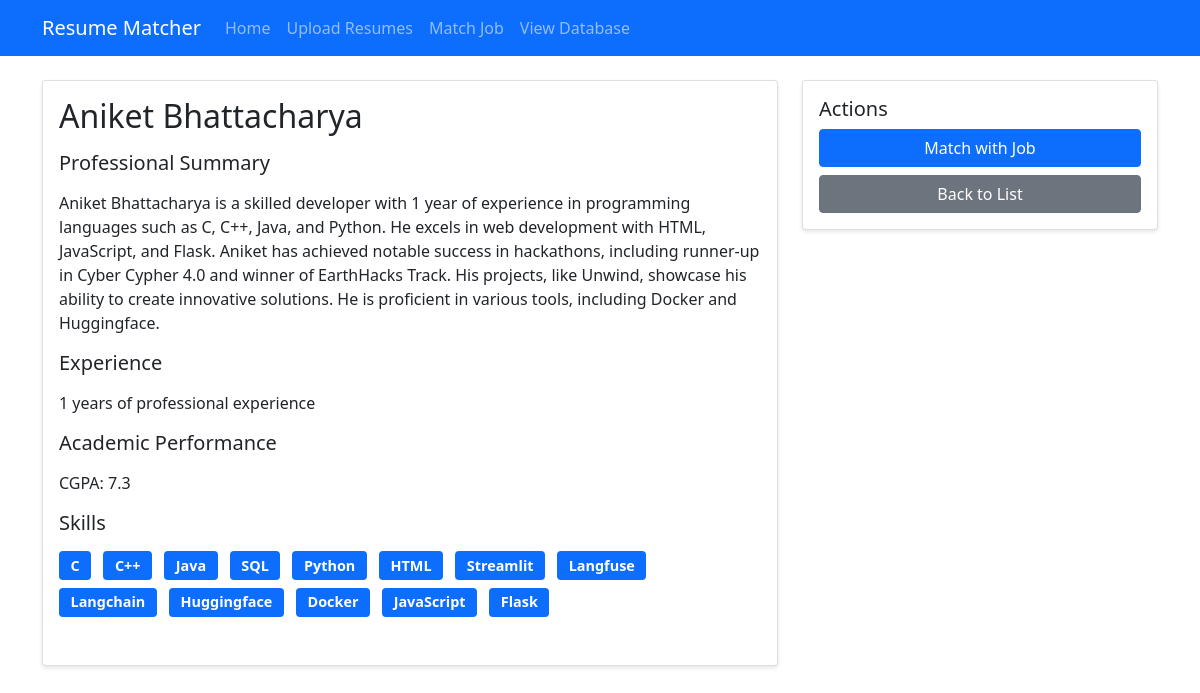
Screenshot of /resume/25 with the database file from the repository.
### tables this page shows
CREATE TABLE resumes (
                id INTEGER PRIMARY KEY AUTOINCREMENT,
                filename TEXT NOT NULL,
                content TEXT NOT NULL,
                summary TEXT,
                skills TEXT,
                experience INTEGER,
                cgpa REAL,
                created_at TIMESTAMP DEFAULT CURRENT_TIMESTAMP
            , name TEXT DEFAULT '');

### app.py (the view)
@app.route('/resume/<resume_id>')
def resume_detail(resume_id):
    resume = db.get_resume(resume_id)
    if resume:
        return render_template('resume_detail.html', resume=resume)
    flash('Resume not found')
    return redirect(url_for('index'))

### templates/resume_detail.html (shortened to what this page needs)
{% extends "base.html" %}
{% block content %}
<div class="row">
    <div class="col-md-8">
        <div class="card mb-4">
            <div class="card-body">
                <h2 class="card-title">{{ resume.name }}</h2>
                <h5 class="mb-3">Professional Summary</h5>
                <p class="card-text">{{ resume.professional_summary }}</p>
                <h5 class="mb-3">Experience</h5>
                <p>{{ resume.total_years_experience }} years of professional experience</p>
                {% if resume.cgpa %}
                <h5 class="mb-3">Academic Performance</h5>
                <p>CGPA: {{ resume.cgpa }}</p>
                {% endif %}
                <h5 class="mb-3">Skills</h5>
                <div class="mb-4">
                    {% for skill in resume.skills %}
                    <span class="badge bg-primary me-2 mb-2">{{ skill }}</span>
                    {% endfor %}
                </div>
            </div>
        </div>
    </div>
    <div class="col-md-4">
        <div class="card">
            <div class="card-body">
                <h5 class="card-title">Actions</h5>
                <div class="d-grid gap-2">
                    <a href="{{ url_for('match') }}?pre_select={{ resume.id }}" class="btn btn-primary">
                        Match with Job
                    </a>
                    <a href="{{ url_for('index') }}" class="btn btn-secondary">
                        Back to List
                    </a>
                </div>
            </div>
        </div>
    </div>
</div>
{% endblock %}

### static/styles.css (style rules this page uses)
.card { box-shadow: 0 2px 4px rgba(0, 0, 0, 0.1); }
.badge { font-size: 0.9em; padding: 0.5em 0.8em; }
.card { transition: transform 0.2s; }

### rows the page displays
resumes: name "Aniket Bhattacharya", professional_summary "Aniket Bhattacharya is a skilled developer with 1 year of experience in programming languages such as C, C++, Java, and Python. He excels in web development with HTML, JavaScript, and Flask. Aniket has achieved notable success in hackathons, including runner-up in Cyber Cypher 4.0 and winner of EarthHacks Track. His projects, like Unwind, showcase his ability to create innovative solutions. He is proficient in various tools, including Docker and Huggingface.", cgpa "7.3"

### other values shown
{{ resume.total_years_experience }} "1"
{{ skill }} "C" "C++" "Java" "SQL" "Python" "HTML" "Streamlit" "Langfuse" "Langchain" "Huggingface" "Docker" "JavaScript" "Flask"
